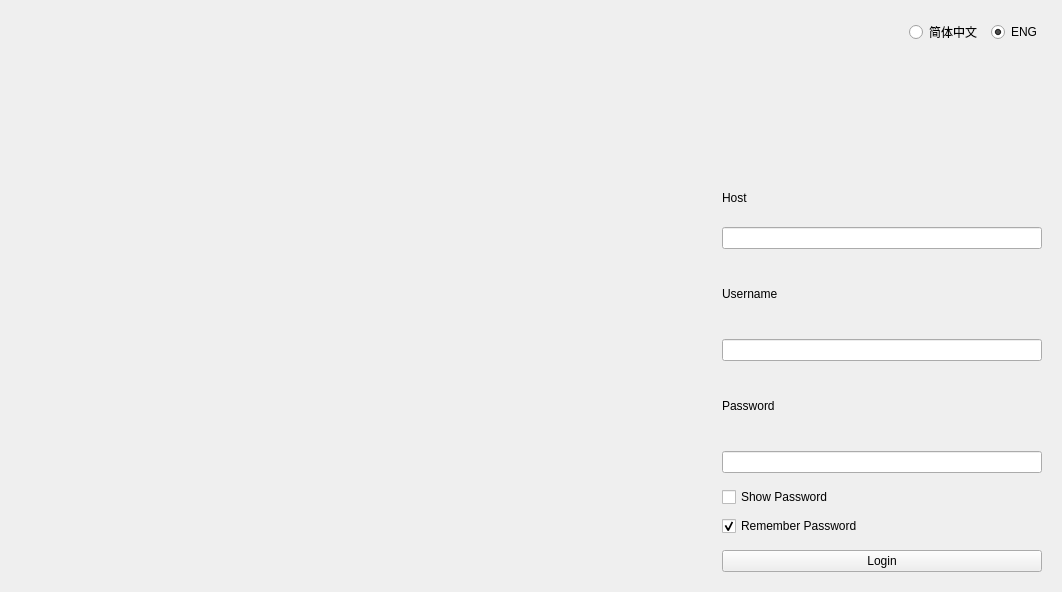
<?xml version="1.0" encoding="UTF-8"?>
<ui version="4.0">
 <class>LoginForm</class>
 <widget class="QWidget" name="LoginForm">
  <property name="geometry">
   <rect>
    <x>0</x>
    <y>0</y>
    <width>1062</width>
    <height>592</height>
   </rect>
  </property>
  <property name="minimumSize">
   <size>
    <width>700</width>
    <height>500</height>
   </size>
  </property>
  <property name="windowTitle">
   <string>Login</string>
  </property>
  <property name="windowIcon">
   <iconset resource="../yoyirs.qrc">
    <normaloff>:/img/resources/logo.png</normaloff>:/img/resources/logo.png</iconset>
  </property>
  <layout class="QHBoxLayout" name="horizontalLayout">
   <property name="spacing">
    <number>0</number>
   </property>
   <property name="leftMargin">
    <number>0</number>
   </property>
   <property name="topMargin">
    <number>0</number>
   </property>
   <property name="rightMargin">
    <number>0</number>
   </property>
   <property name="bottomMargin">
    <number>0</number>
   </property>
   <item>
    <widget class="QLabel" name="label">
     <property name="text">
      <string/>
     </property>
     <property name="pixmap">
      <pixmap resource="../yoyirs.qrc">:/img/resources/loginBg1.jpg</pixmap>
     </property>
     <property name="scaledContents">
      <bool>true</bool>
     </property>
    </widget>
   </item>
   <item>
    <widget class="QWidget" name="widget" native="true">
     <property name="sizePolicy">
      <sizepolicy hsizetype="Preferred" vsizetype="Preferred">
       <horstretch>0</horstretch>
       <verstretch>0</verstretch>
      </sizepolicy>
     </property>
     <property name="minimumSize">
      <size>
       <width>360</width>
       <height>0</height>
      </size>
     </property>
     <property name="maximumSize">
      <size>
       <width>360</width>
       <height>16777215</height>
      </size>
     </property>
     <property name="styleSheet">
      <string notr="true">QLabel{
	font: 13px 'Microsoft YaHei'
}</string>
     </property>
     <layout class="QVBoxLayout" name="verticalLayout_2">
      <property name="spacing">
       <number>9</number>
      </property>
      <property name="leftMargin">
       <number>20</number>
      </property>
      <property name="topMargin">
       <number>20</number>
      </property>
      <property name="rightMargin">
       <number>20</number>
      </property>
      <property name="bottomMargin">
       <number>20</number>
      </property>
      <item>
       <layout class="QHBoxLayout" name="horizontalLayout_5">
        <item>
         <spacer name="horizontalSpacer_7">
          <property name="orientation">
           <enum>Qt::Horizontal</enum>
          </property>
          <property name="sizeHint" stdset="0">
           <size>
            <width>40</width>
            <height>20</height>
           </size>
          </property>
         </spacer>
        </item>
        <item>
         <widget class="RadioButton" name="ChRb">
          <property name="text">
           <string>简体中文</string>
          </property>
          <property name="checked">
           <bool>false</bool>
          </property>
          <attribute name="buttonGroup">
           <string notr="true">languageButtonGroup</string>
          </attribute>
         </widget>
        </item>
        <item>
         <widget class="RadioButton" name="EnRb">
          <property name="text">
           <string>ENG</string>
          </property>
          <property name="checked">
           <bool>true</bool>
          </property>
          <attribute name="buttonGroup">
           <string notr="true">languageButtonGroup</string>
          </attribute>
         </widget>
        </item>
       </layout>
      </item>
      <item alignment="Qt::AlignHCenter">
       <widget class="QLabel" name="label_2">
        <property name="enabled">
         <bool>true</bool>
        </property>
        <property name="sizePolicy">
         <sizepolicy hsizetype="Preferred" vsizetype="Expanding">
          <horstretch>0</horstretch>
          <verstretch>0</verstretch>
         </sizepolicy>
        </property>
        <property name="minimumSize">
         <size>
          <width>100</width>
          <height>100</height>
         </size>
        </property>
        <property name="maximumSize">
         <size>
          <width>100</width>
          <height>100</height>
         </size>
        </property>
        <property name="text">
         <string/>
        </property>
        <property name="pixmap">
         <pixmap resource="../yoyirs.qrc">:/img/resources/logo.png</pixmap>
        </property>
        <property name="scaledContents">
         <bool>true</bool>
        </property>
       </widget>
      </item>
      <item>
       <spacer name="verticalSpacer_3">
        <property name="orientation">
         <enum>Qt::Vertical</enum>
        </property>
        <property name="sizeType">
         <enum>QSizePolicy::Fixed</enum>
        </property>
        <property name="sizeHint" stdset="0">
         <size>
          <width>20</width>
          <height>15</height>
         </size>
        </property>
       </spacer>
      </item>
      <item>
       <layout class="QGridLayout" name="gridLayout" columnstretch="2">
        <property name="horizontalSpacing">
         <number>4</number>
        </property>
        <property name="verticalSpacing">
         <number>9</number>
        </property>
        <item row="1" column="0">
         <widget class="LineEdit" name="hostNameLE">
          <property name="readOnly">
           <bool>true</bool>
          </property>
          <property name="placeholderText">
           <string/>
          </property>
          <property name="clearButtonEnabled">
           <bool>false</bool>
          </property>
         </widget>
        </item>
        <item row="0" column="0">
         <widget class="BodyLabel" name="hostLabel">
          <property name="text">
           <string>Host</string>
          </property>
         </widget>
        </item>
       </layout>
      </item>
      <item>
       <widget class="BodyLabel" name="userNameLabel">
        <property name="text">
         <string>Username</string>
        </property>
       </widget>
      </item>
      <item>
       <widget class="LineEdit" name="userLE">
        <property name="placeholderText">
         <string/>
        </property>
        <property name="clearButtonEnabled">
         <bool>true</bool>
        </property>
       </widget>
      </item>
      <item>
       <widget class="BodyLabel" name="passwordLabel">
        <property name="text">
         <string>Password</string>
        </property>
       </widget>
      </item>
      <item>
       <widget class="LineEdit" name="passwdLE">
        <property name="echoMode">
         <enum>QLineEdit::Password</enum>
        </property>
        <property name="placeholderText">
         <string/>
        </property>
        <property name="clearButtonEnabled">
         <bool>true</bool>
        </property>
       </widget>
      </item>
      <item>
       <spacer name="verticalSpacer_5">
        <property name="orientation">
         <enum>Qt::Vertical</enum>
        </property>
        <property name="sizeType">
         <enum>QSizePolicy::Fixed</enum>
        </property>
        <property name="sizeHint" stdset="0">
         <size>
          <width>20</width>
          <height>5</height>
         </size>
        </property>
       </spacer>
      </item>
      <item>
       <widget class="CheckBox" name="showPswdChBox">
        <property name="text">
         <string>Show Password</string>
        </property>
        <property name="checked">
         <bool>false</bool>
        </property>
       </widget>
      </item>
      <item>
       <widget class="CheckBox" name="rememberMeChBox">
        <property name="text">
         <string>Remember Password</string>
        </property>
        <property name="checked">
         <bool>true</bool>
        </property>
       </widget>
      </item>
      <item>
       <spacer name="verticalSpacer_4">
        <property name="orientation">
         <enum>Qt::Vertical</enum>
        </property>
        <property name="sizeType">
         <enum>QSizePolicy::Fixed</enum>
        </property>
        <property name="sizeHint" stdset="0">
         <size>
          <width>20</width>
          <height>5</height>
         </size>
        </property>
       </spacer>
      </item>
      <item>
       <widget class="PrimaryPushButton" name="loginPB">
        <property name="text">
         <string>Login</string>
        </property>
       </widget>
      </item>
     </layout>
    </widget>
   </item>
  </layout>
 </widget>
 <customwidgets>
  <customwidget>
   <class>CheckBox</class>
   <extends>QCheckBox</extends>
   <header>qfluentwidgets</header>
  </customwidget>
  <customwidget>
   <class>PushButton</class>
   <extends>QPushButton</extends>
   <header>qfluentwidgets</header>
  </customwidget>
  <customwidget>
   <class>PrimaryPushButton</class>
   <extends>PushButton</extends>
   <header>qfluentwidgets</header>
  </customwidget>
  <customwidget>
   <class>RadioButton</class>
   <extends>QRadioButton</extends>
   <header>qfluentwidgets</header>
  </customwidget>
  <customwidget>
   <class>BodyLabel</class>
   <extends>QLabel</extends>
   <header>qfluentwidgets</header>
  </customwidget>
  <customwidget>
   <class>LineEdit</class>
   <extends>QLineEdit</extends>
   <header>qfluentwidgets</header>
  </customwidget>
 </customwidgets>
 <resources>
  <include location="../yoyirs.qrc"/>
 </resources>
 <connections/>
 <buttongroups>
  <buttongroup name="languageButtonGroup"/>
 </buttongroups>
</ui>
